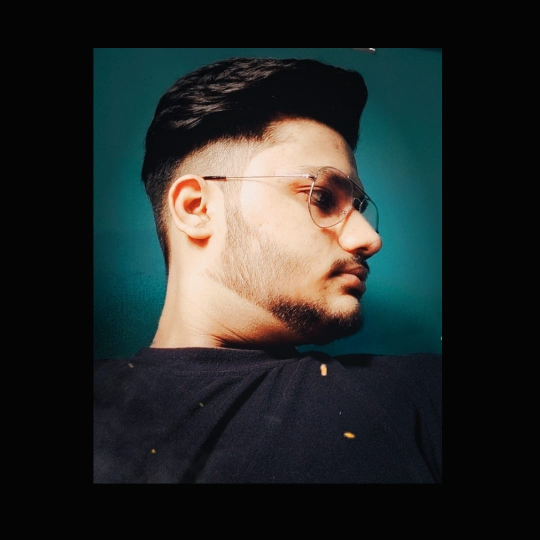
#> input picture Basic Function in openCV/Abhinav.jpg, 1080 x 1080 px (shown at 1/2 size)
$ python joining.py
#> lines starting #> are read from the running program, lines starting #| are printed output that depends on the picture
import cv2
import numpy as np

img = cv2.imread('Abhinav.jpg')
#> img is the input picture: shape (1080, 1080, 3); mean B, G, R 41.3, 42.7, 38.1
img = cv2.resize(img, (200,200))
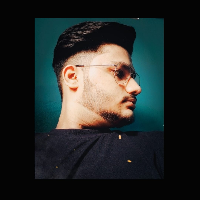
#> img: shape (200, 200, 3); mean B, G, R 41.2, 42.6, 38

imgHor = np.hstack((img,img,img))
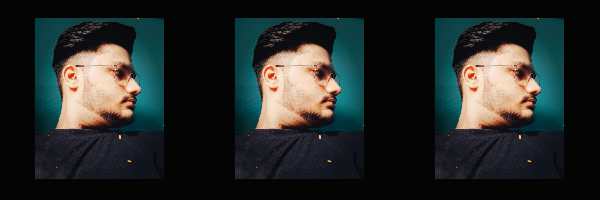
#> imgHor: shape (200, 600, 3); mean B, G, R 41.2, 42.6, 38
imgVer = np.vstack((img,img,img))
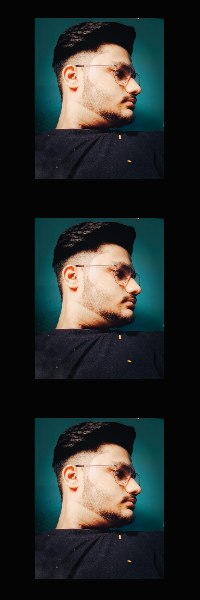
#> imgVer: shape (600, 200, 3); mean B, G, R 41.2, 42.6, 38

cv2.imshow('Horzontal',imgHor)
cv2.imshow("Vertical", imgVer)
cv2.waitKey(0)
